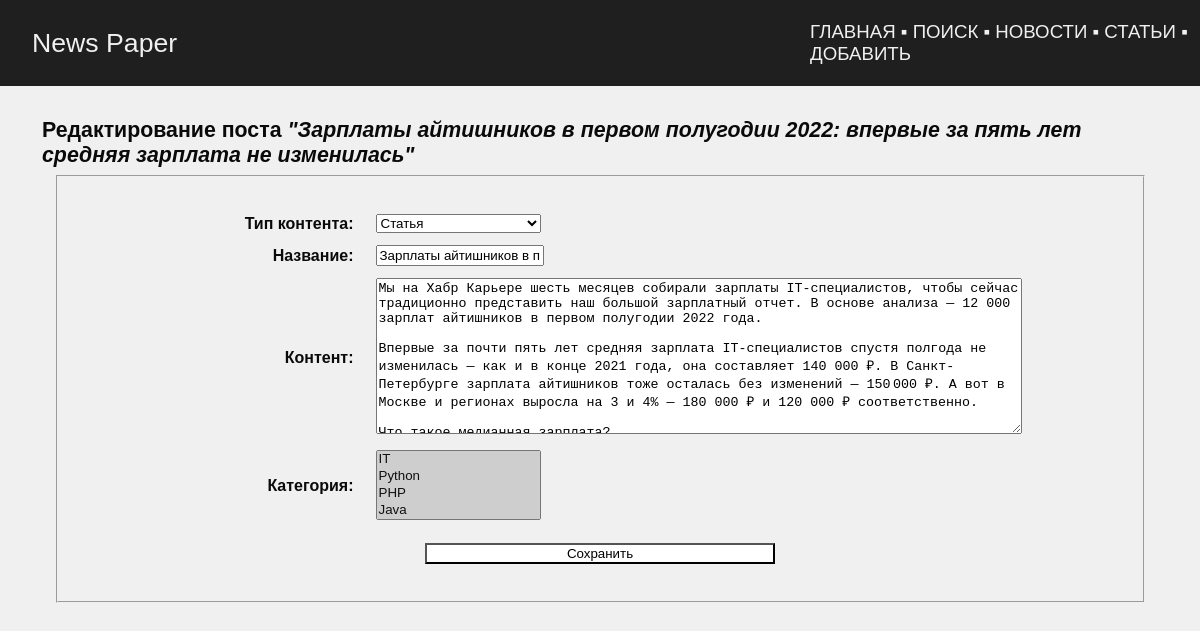
The app's page /edit/35/ (signed in), older data.
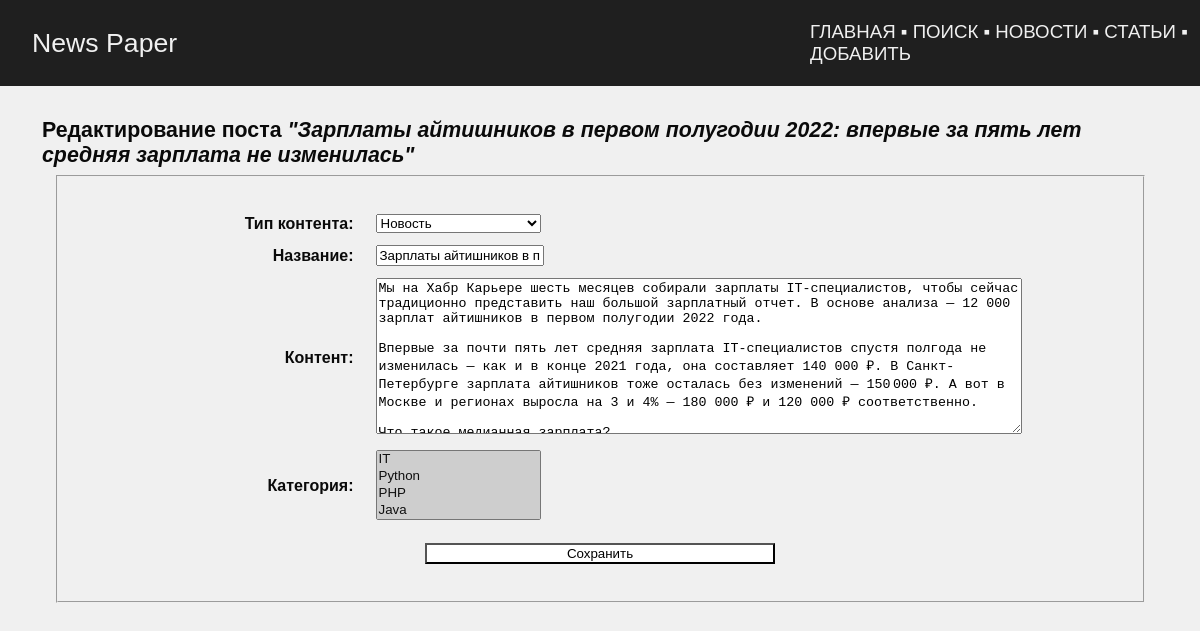
The same page, newer data.
### news/models.py (models this page shows, shortened)
class Post(models.Model):
    author_post = models.ForeignKey(
        Author, on_delete=models.CASCADE, verbose_name='Автор',
    )
    ARTICLE = 'ART'
    NEWS = 'NWS'
    CHOICE_CAT = [
        (ARTICLE, 'Статья'),
        (NEWS, 'Новость'),
    ]
    type_cat = models.CharField(
        max_length=3, choices=CHOICE_CAT, default=ARTICLE,
        verbose_name='Тип контента',
    )
    date_pub = models.DateTimeField(
        auto_now_add=True, verbose_name='Дата публикации',
    )
    post_cat = models.ManyToManyField(
        Category, through='PostCategory', verbose_name='Категория',
    )
    name = models.CharField(
        max_length=128, verbose_name='Название',
    )
    content = models.TextField(
        verbose_name='Контент',
    )
    content_rate = models.SmallIntegerField(
        default=0,
        verbose_name='Рейтинг',
    )
    class Meta:
        verbose_name = 'Пост'
        verbose_name_plural = 'Посты'

class Category(models.Model):
    name = models.CharField(
        max_length=64, unique=True,
    )
    subscribers = models.ManyToManyField(
        User,
        through='CatSubscribers',
        blank=True,
    )
    def __str__(self):
        return self.name
    class Meta:
        verbose_name = 'Категория'
        verbose_name_plural = 'Категории'

### news/views.py (the view)
# urls.py: path('edit/<int:pk>/', PostEdit.as_view(), name='edit'),
class PostEdit(PermissionAndOwnerRequiredMixin, UpdateView):
    permission_required = (
        'news.change_post',
    )
    form_class = PostingForm
    model = Post
    context_object_name = 'edit'
    template_name = 'edit.html'

### news/form.py (shortened to what this page needs)
class PostingForm(forms.ModelForm):
    class Meta:
        model = Post
        fields = [
            'type_cat',
            'name',
            'content',
            'post_cat',
        ]

### news/permissions.py (called while the page is built)
    def has_permission(self):
        perms = self.get_permission_required()
        print(perms)
        if not self.get_object() \
                .author_post.author_user.id == self.request.user.id:
            raise PermissionDenied()
        return self.request.user.has_perms(perms)

### templates/edit.html (shortened to what this page needs)
{% extends 'default.html' %}
{% block content %}
{% if edit.id == None %}
    <table class="news">
        <tr>
            <th>
                Публикация нового поста
                <span style="font-size: smaller; color: #1f1f1f">
                    (опубликовано {{ count }} из {{ limit }})
                </span>
            </th>
        </tr>
    </table>
    <fieldset style="padding: 25px; width: 90%; margin-right: auto; margin-left: auto">
        {% if post_limit %}
        <table class="find_form">
            <form action="" method="post">
                {% csrf_token %}
                {{ form.as_table }}
            <tr>
                <td colspan="2" class="submit_form">
                    <input type="submit" value="Сохранить">
                </td>
            </tr>
            </form>
        </table>
        {% else %}
        <h3 style="color: red">
            За текущие сутки Вы исчерпали лимит публикаций!
        </h3>
        {% endif %}
    </fieldset>
{% else %}
    <table class="news">
        <tr>
            <th>Редактирование поста <i>"{{ edit.name }}"</i></th>
        </tr>
    </table>
    <fieldset style="padding: 25px; width: 90%; margin-right: auto; margin-left: auto">
        <table class="find_form">
            <form action="" method="post">
                {{ form.as_table }}
            <tr>
                <td colspan="2" class="submit_form">
                    <input type="submit" value="Сохранить">
                </td>
            </tr>
            </form>
        </table>
    </fieldset>
{% endif %}
{% endblock content %}

Row changes from the older to the newer data that the page shows:
changed Post: type_cat "Статья" → "Новость"
